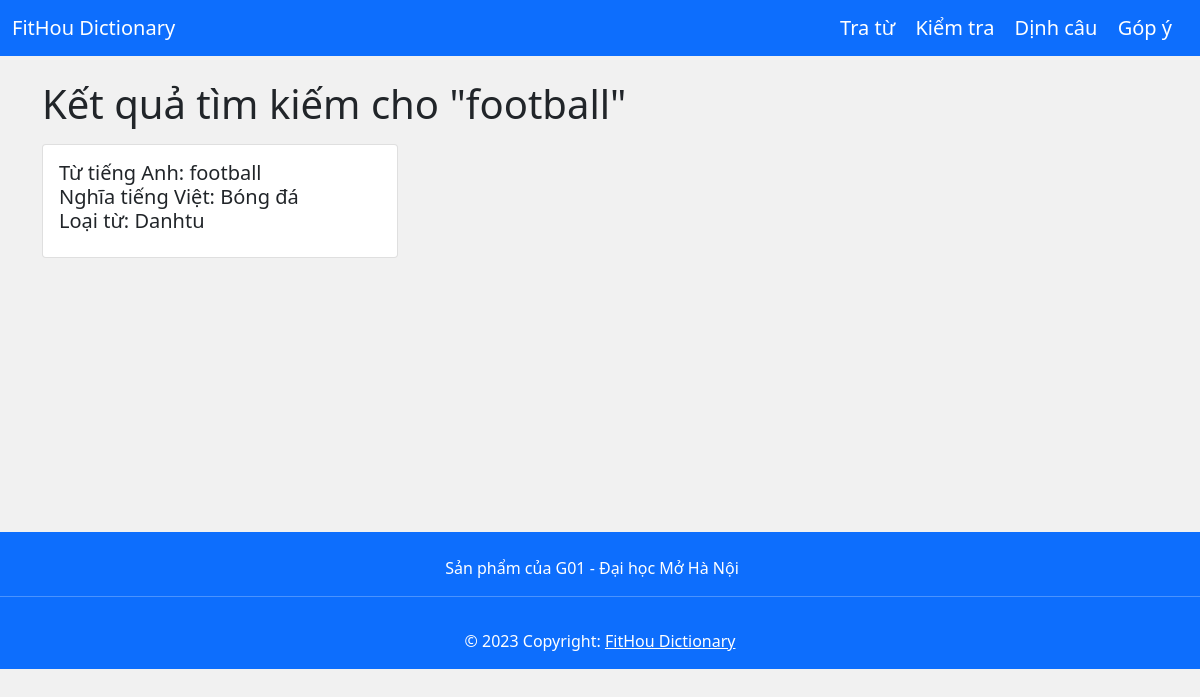
The app's page /homesearch/?search_query=football with its own data.
### home/models.py (models this page shows, shortened)
class DictionaryEntry(models.Model):
    id = models.AutoField(primary_key=True)
    english = models.CharField(max_length=100, unique=True)
    vietnam = models.CharField(max_length=100)
    category = models.CharField(max_length=50)
    image = models.CharField(max_length=200)
    pronounce = models.CharField(max_length=200)
    def __str__(self):
        return f"{self.id}: {self.english}"
    class Meta:
        verbose_name_plural = 'Dictionary Entries'

### home/views.py (the view)
# urls.py: path('search/',home.get_home),
def search(request):
    search_query = request.GET.get('search_query')
    if search_query:
        results = search_cache.get(search_query)
        if results is None:
            dictionary_results = DictionaryEntry.objects.filter(english__icontains=search_query)
            conversation_results = Conversation.objects.filter(enconversation__icontains=search_query)
            results = []
            for dictionary_entry in dictionary_results:
                results.append(('dictionary', dictionary_entry))
            for conversation_entry in conversation_results:
                results.append(('conversation', conversation_entry))
            search_cache[search_query] = results
        print("Results:", results)
        return render(request, 'search_results.html', {'results': results, 'search_query': search_query})
    else:
        return render(request, 'home.html')

### templates/search_results.html (shortened to what this page needs)
{% extends "baseTemplate.html" %}
{% block content %}
    <div class="container mt-4">
        <h1 class="mb-3">Kết quả tìm kiếm cho "{{ search_query }}"</h1>
{% if results %}
    <div class="row">
        {% for result_type, entry in results %}
            <div class="col-md-4 mb-4">
                <div class="card">
                    <div class="card-body">
                        <h5 class="card-title">
                            {% if result_type == 'dictionary' %}
                                Từ tiếng Anh: {{ entry.english }}
                                <br>
                                Nghĩa tiếng Việt: {{ entry.vietnam }}
                                <br>
                                Loại từ: {{entry.category}}
                            {% elif result_type == 'conversation' %}
                            Hội thoại
                            {% endif %}
                        </h5>
                    </div>
                </div>
            </div>
        {% endfor %}
    </div>
{% else %}
    <p>Không tìm thấy kết quả.</p>
{% endif %}
    </div>
{% endblock %}

### static/css/home.css (style rules this page uses)
body { background-color: #f1f1f1; }

### records on screen
DictionaryEntry: english "football", vietnam "Bóng đá", category "Danhtu"
